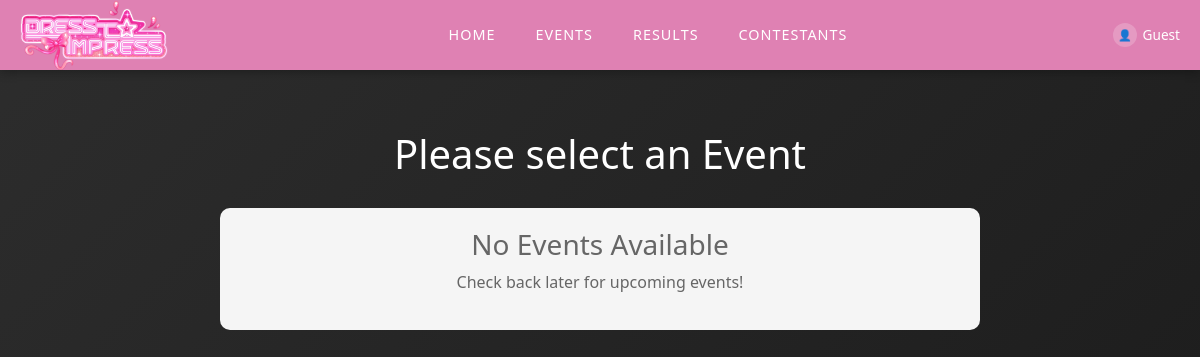
Page /contestantHome.php on the earlier database version.
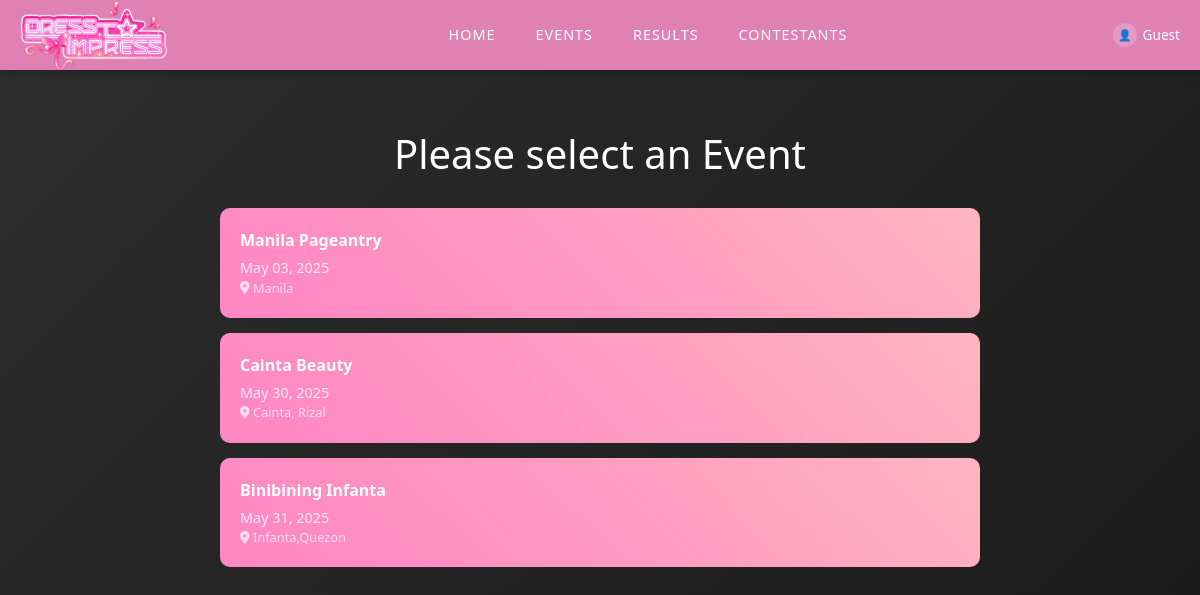
Same page on the later database version.
### tables this page shows
CREATE TABLE
  contest_table (
    contest_id int NOT NULL AUTO_INCREMENT,
    contest_name varchar(45) DEFAULT NULL,
    contest_date date DEFAULT NULL,
    location varchar(45) DEFAULT NULL,
    PRIMARY KEY (contest_id)
  );

### contestantHome.php (the view, shortened to what this page needs)
<!DOCTYPE html>
<html>
<head>
	<link rel="stylesheet" href="navbar.css">
	<link rel="stylesheet" href="contestant.css">
	<link href="https://cdn.jsdelivr.net/npm/bootstrap@5.3.3/dist/css/bootstrap.min.css" rel="stylesheet">
</head>
<body>
	<?php
	require_once "connection.php";
	$query = "SELECT * FROM contest_table ORDER BY contest_date ASC";
	$result = $conn->query($query);
	?>
	<nav class="navbar">
		<div class="navbar-container">
			<a class="navbar-brand" href="#" onclick="goToHome()">
				<img src="dresstoimpress.png" alt="Dress to Impress Logo" height="45">
			</a>
			<div class="navbar-links">
				<a href="userHome.php" onclick="goToPage('home')">HOME</a>
				<a href="eventsHome.php" onclick="goToPage('events')">EVENTS</a>
				<a href="resultHome.php" onclick="goToPage('results')">RESULTS</a>
				<a href="contestantHome.php" onclick="goToPage('contestants')">CONTESTANTS</a>
			</div>
			<a href="#" class="user-info" onclick="goToUserProfile()">
				<div class="user-avatar">👤</div>
				<span id="username"><?php echo isset($_SESSION['username']) ? htmlspecialchars($_SESSION['username']) : 'Guest'; ?></span>
			</a>
		</div>
	</nav>
	<div class="event-container">
		<h1>Please select an Event</h1>
		<?php
		if ($result->num_rows > 0) {
			while ($contest = $result->fetch_assoc()) {
				$contestId = htmlspecialchars($contest['contest_id']);
				$contestName = htmlspecialchars($contest['contest_name']);
				$contestDate = date('F d, Y', strtotime($contest['contest_date']));
				$location = htmlspecialchars($contest['location']);
				echo "<a href='event1.php?id={$contestId}' class='event-button' onclick='goToEvent(\"{$contestId}\")'>";
				echo "<strong>{$contestName}</strong>";
				echo "<span class='event-date'>{$contestDate}</span>";
				echo "<span class='event-location'><i class='fas fa-map-marker-alt'></i> {$location}</span>";
				echo "</a>";
			}
		} else {
			echo "<div class='no-events'>";
			echo "<h3>No Events Available</h3>";
			echo "<p>Check back later for upcoming events!</p>";
			echo "</div>";
		}
		?>
	</div>
</body>
</html>

### navbar.css (style rules this page uses)
.navbar { background: #DF81B3; position: sticky; top: 0; z-index: 1000; box-shadow: 0 2px 10px rgba(0, 0, 0, 0.3); padding: 8px 0; height: 70px; }
.navbar-container { display: flex; align-items: center; justify-content: space-between; width: 100%; max-width: 1400px; margin: 0 auto; padding: 0 20px; height: 100%; }
.navbar-brand { font-weight: bold; font-size: 1.2rem; color: white !important; text-decoration: none; flex-shrink: 0; min-width: 200px; display: flex; align-items: center; }
.navbar-brand img { height: 55px; width: auto; transform: scale(1.3); transform-origin: left center; }
.navbar-links { display: flex; align-items: center; list-style: none; margin: 0; padding: 0; gap: 40px; flex: 1; justify-content: center; }
.navbar-links a { color: white !important; font-weight: 500; text-decoration: none; transition: all 0.3s ease; font-size: 0.9rem; text-transform: uppercase; letter-spacing: 1px; white-space: nowrap; padding: 5px 0; }
.user-info { display: flex; align-items: center; color: white; text-decoration: none; transition: all 0.3s ease; flex-shrink: 0; min-width: 120px; justify-content: flex-end; }
.user-avatar { width: 24px; height: 24px; border-radius: 50%; background: rgba(255, 255, 255, 0.2); display: flex; align-items: center; justify-content: center; margin-right: 6px; font-size: 11px; flex-shrink: 0; }
.user-info span { font-size: 0.85rem; max-width: 80px; overflow: hidden; text-overflow: ellipsis; white-space: nowrap; }

### contestant.css (style rules this page uses)
body { background: linear-gradient(135deg, #2d2d2d 0%, #1a1a1a 100%); color: white; font-family: 'Arial', sans-serif; margin: 0; padding: 0; min-height: 100vh; }
.event-container { max-width: 800px; margin: 40px auto; padding: 20px; }
.event-container h1 { text-align: center; margin-bottom: 30px; color: #fff; }
.event-button { position: relative; display: block; width: 100%; padding: 20px; margin: 15px 0; text-decoration: none; color: #fff; background: linear-gradient(45deg, #FF69B4, #FFB6C1); border-radius: 10px; transition: transform 0.3s ease, box-shadow 0.3s ease; overflow: hidden; }
.event-button::after { content: ''; position: absolute; top: 0; left: 0; width: 100%; height: 100%; background: linear-gradient(45deg, rgba(255,255,255,0.2), transparent); transition: transform 0.3s ease; }
.event-date { font-size: 0.9em; opacity: 0.8; display: block; margin-top: 5px; }
.event-location { font-size: 0.8em; opacity: 0.7; display: block; }
.no-events { text-align: center; padding: 20px; color: #666; background: #f5f5f5; border-radius: 10px; margin: 20px 0; }

Differences in the rows shown:
added contest_table: contest_name "Manila Pageantry", contest_date "May 03, 2025", location "Manila"
added contest_table: contest_name "Cainta Beauty", contest_date "May 30, 2025", location "Cainta, Rizal"
added contest_table: contest_name "Binibining Infanta", contest_date "May 31, 2025", location "Infanta,Quezon"
Other differences:
text no longer shown: "No Events Available Check back later for upcoming events!"
